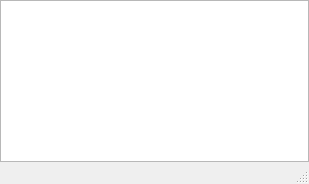
<?xml version="1.0" encoding="UTF-8"?>
<ui version="4.0">
 <class>CompleterWindow</class>
 <widget class="QDialog" name="CompleterWindow">
  <property name="geometry">
   <rect>
    <x>0</x>
    <y>0</y>
    <width>309</width>
    <height>184</height>
   </rect>
  </property>
  <property name="windowTitle">
   <string notr="true">Letos completer</string>
  </property>
  <property name="sizeGripEnabled">
   <bool>true</bool>
  </property>
  <layout class="QVBoxLayout" name="verticalLayout_3">
   <property name="spacing">
    <number>0</number>
   </property>
   <property name="leftMargin">
    <number>0</number>
   </property>
   <property name="topMargin">
    <number>0</number>
   </property>
   <property name="rightMargin">
    <number>0</number>
   </property>
   <property name="bottomMargin">
    <number>0</number>
   </property>
   <item>
    <widget class="QStackedWidget" name="modeStack">
     <widget class="QWidget" name="codeMode">
      <layout class="QVBoxLayout" name="verticalLayout">
       <property name="spacing">
        <number>0</number>
       </property>
       <property name="leftMargin">
        <number>0</number>
       </property>
       <property name="topMargin">
        <number>0</number>
       </property>
       <property name="rightMargin">
        <number>0</number>
       </property>
       <property name="bottomMargin">
        <number>0</number>
       </property>
       <item>
        <widget class="CompleterView" name="list">
         <property name="alternatingRowColors">
          <bool>true</bool>
         </property>
        </widget>
       </item>
      </layout>
     </widget>
     <widget class="QWidget" name="snippetMode">
      <layout class="QVBoxLayout" name="verticalLayout_2">
       <property name="spacing">
        <number>0</number>
       </property>
       <property name="leftMargin">
        <number>0</number>
       </property>
       <property name="topMargin">
        <number>0</number>
       </property>
       <property name="rightMargin">
        <number>0</number>
       </property>
       <property name="bottomMargin">
        <number>0</number>
       </property>
       <item>
        <widget class="QListWidget" name="snippets"/>
       </item>
      </layout>
     </widget>
    </widget>
   </item>
   <item>
    <widget class="QStatusBar" name="status"/>
   </item>
  </layout>
 </widget>
 <customwidgets>
  <customwidget>
   <class>CompleterView</class>
   <extends>QListView</extends>
   <header>completer/completerview.h</header>
  </customwidget>
 </customwidgets>
 <resources/>
 <connections/>
</ui>
